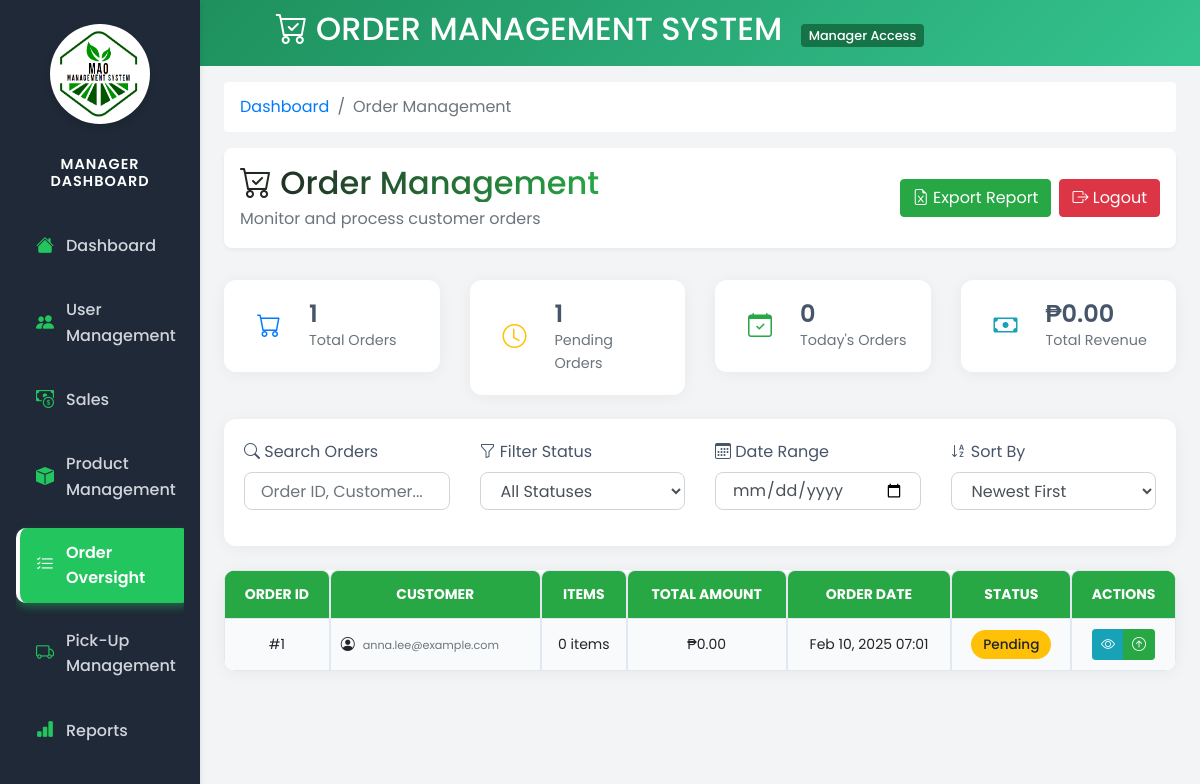
Page /views/manager/manager-order-oversight.php (signed in) on the earlier database version.
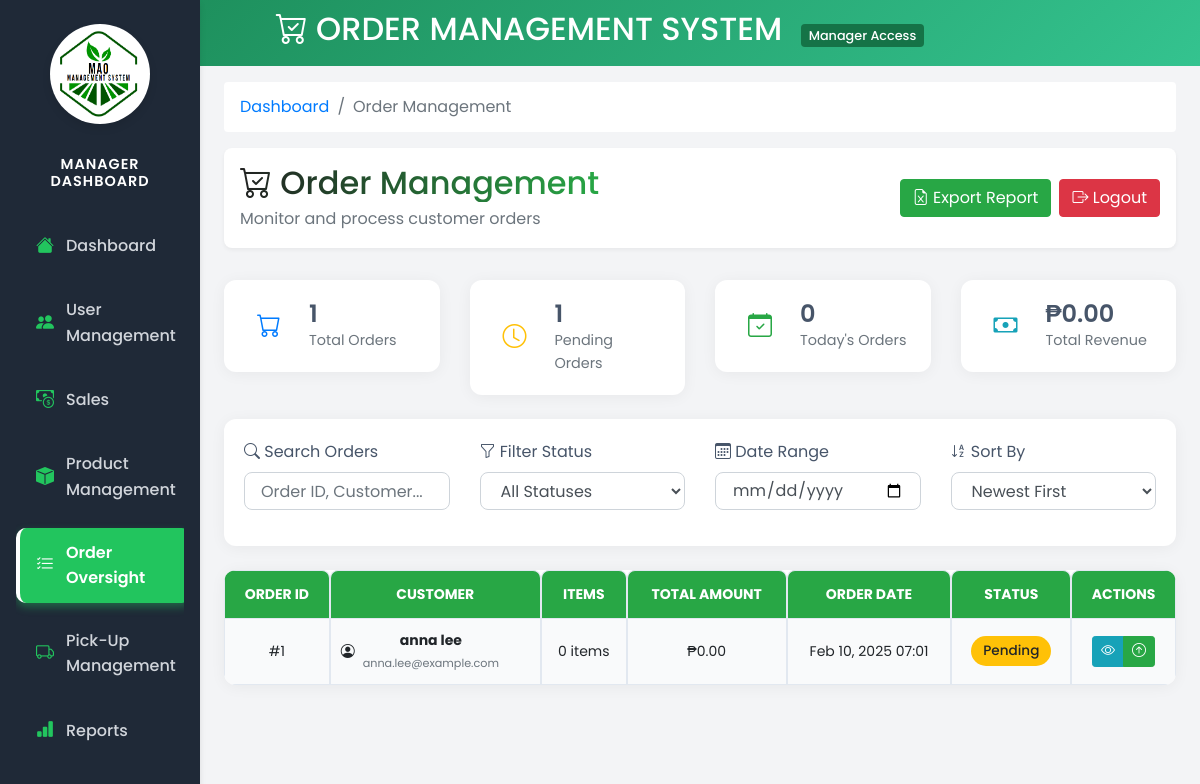
Same page on the later database version.
### tables this page shows
CREATE TABLE `orders` (
  `order_id` int(11) NOT NULL,
  `consumer_id` int(11) DEFAULT NULL,
  `order_status` enum('pending','completed','canceled') DEFAULT 'pending',
  `order_date` timestamp NOT NULL DEFAULT current_timestamp(),
  `pickup_details` text DEFAULT NULL
);

CREATE TABLE `users` (
  `user_id` int(11) NOT NULL,
  `username` varchar(50) NOT NULL,
  `password` varchar(255) NOT NULL,
  `email` varchar(100) NOT NULL,
  `role_id` int(11) DEFAULT NULL,
  `created_at` timestamp NOT NULL DEFAULT current_timestamp(),
  `updated_at` timestamp NOT NULL DEFAULT current_timestamp() ON UPDATE current_timestamp(),
  `first_name` varchar(100) NOT NULL,
  `last_name` varchar(100) NOT NULL,
  `contact_number` varchar(20) DEFAULT NULL,
  `address` text DEFAULT NULL
);

### models/order.php (called while the page is built, shortened)
<?php
class Order {
    private $pdo;
    public function __construct() {
        require_once 'Database.php';
        $db = new Database();
        $this->pdo = $db->connect();
    }
    public function getOrdersByStatus($status) {
        try {
            $query = "SELECT
                        o.order_id,
                        o.order_status as status,
                        o.order_date,
                        u.first_name,
                        u.last_name,
                        u.email,
                        CONCAT(u.first_name, ' ', u.last_name) as customer_name,
                        COUNT(oi.order_item_id) as item_count,
                        COALESCE(SUM(oi.price * oi.quantity), 0) as total_amount
                    FROM orders o
                    LEFT JOIN users u ON o.consumer_id = u.user_id
                    LEFT JOIN orderitems oi ON o.order_id = oi.order_id
                    WHERE o.order_status = :status
                    GROUP BY o.order_id, o.order_status, o.order_date, u.first_name, u.last_name, u.email
                    ORDER BY o.order_date DESC";
            $stmt = $this->pdo->prepare($query);
            $stmt->bindParam(':status', $status, PDO::PARAM_STR);
            $stmt->execute();
            return $stmt->fetchAll(PDO::FETCH_ASSOC);
        } catch (PDOException $e) {
            error_log("Error getting orders by status: " . $e->getMessage());
            return [];
        }
    }
}
?>

### models/database.php (called while the page is built)
<?php
class Database {
    private $host = 'localhost';
    private $db = 'farmersmarketdb';
    private $user = 'root';
    private $pass = '';
    private $charset = 'utf8mb4';
    public $conn;
    public function connect() {
        if ($this->conn === null) {
            try {
                $dsn = "mysql:host=$this->host;dbname=$this->db;charset=$this->charset";
                $this->conn = new PDO($dsn, $this->user, $this->pass);
                $this->conn->setAttribute(PDO::ATTR_ERRMODE, PDO::ERRMODE_EXCEPTION);
            } catch (PDOException $e) {
                echo 'Connection failed: ' . $e->getMessage();
                exit;
            }
        }
        return $this->conn;
    }
}
?>

### views/manager/manager-order-oversight.php (the view, shortened to what the changed rows need)
<?php
require_once '../../models/Order.php';
$orderClass = new Order();
$pendingOrders = $orderClass->getOrdersByStatus('pending');
?>
<!DOCTYPE html>
<html lang="en">
<head>
    <link href="https://stackpath.bootstrapcdn.com/bootstrap/4.5.2/css/bootstrap.min.css" rel="stylesheet">
    <link href="https://cdn.jsdelivr.net/npm/bootstrap-icons/font/bootstrap-icons.css" rel="stylesheet">
    <link rel="stylesheet" href="../../public/style/admin.css">
    <link rel="stylesheet" href="../../public/style/admin-sidebar.css">
    <link rel="stylesheet" href="../../public/style/manager-orders.css">
</head>
<body>
    <div class="manager-header text-center">
        <h2><i class="bi bi-cart-check"></i> ORDER MANAGEMENT SYSTEM <span class="manager-badge">Manager Access</span></h2>
    </div>
    <div class="container-fluid">
        <div class="row">
            <main role="main" class="col-md-9 ml-sm-auto col-lg-10 px-4">
                <div class="page-header d-flex justify-content-between align-items-center">
                    <div>
                        <h1 class="h2 gradient-text">
                            <i class="bi bi-cart-check"></i> Order Management
                        </h1>
                    </div>
                </div>
                <div class="orders-table-container">
                    <div class="table-responsive">
                        <table class="table table-hover">
                            <thead>
                                <tr>
                                    <th>Order ID</th>
                                    <th>Customer</th>
                                    <th>Items</th>
                                    <th>Total Amount</th>
                                    <th>Order Date</th>
                                    <th>Status</th>
                                    <th>Actions</th>
                                </tr>
                            </thead>
                            <tbody>
                                <?php foreach ($pendingOrders as $order): ?>
                                <tr>
                                    <td>#<?= $order['order_id'] ?></td>
                                    <td>
                                        <div class="d-flex align-items-center">
                                            <i class="bi bi-person-circle mr-2"></i>
                                            <div>
                                                <div class="font-weight-bold">
                                                    <?= htmlspecialchars($order['customer_name'] ?? 'N/A') ?>
                                                </div>
                                                <small class="text-muted">
                                                    <?= htmlspecialchars($order['email'] ?? 'No email') ?>
                                                </small>
                                            </div>
                                        </div>
                                    </td>
                                    <td><?= intval($order['item_count']) ?> items</td>
                                    <td>₱<?= number_format(floatval($order['total_amount']), 2) ?></td>
                                    <td><?= date('M d, Y H:i', strtotime($order['order_date'])) ?></td>
                                    <td>
                                        <span class="badge badge-<?= getStatusBadgeClass($order['status'] ?? 'pending') ?>">
                                            <?= ucfirst(htmlspecialchars($order['status'] ?? 'pending')) ?>
                                        </span>
                                    </td>
                                    <td>
                                        <div class="btn-group">
                                            <button class="btn btn-sm btn-info view-order"
                                                    data-id="<?= $order['order_id'] ?>"
                                                    title="View Order Details">
                                                <i class="bi bi-eye"></i>
                                            </button>
                                            <button class="btn btn-sm btn-success update-status"
                                                    data-id="<?= $order['order_id'] ?>"
                                                    title="Update Status">
                                                <i class="bi bi-arrow-up-circle"></i>
                                            </button>
                                        </div>
                                    </td>
                                </tr>
                                <?php endforeach; ?>
                            </tbody>
                        </table>
                    </div>
                </div>
            </main>
        </div>
    </div>
</body>
</html>
<?php
function getStatusBadgeClass($status) {
    switch ($status) {
        case 'pending': return 'warning';
    }
}
?>

Differences in the rows shown:
changed orders "Pending": customer_name (not shown) → "anna lee"
